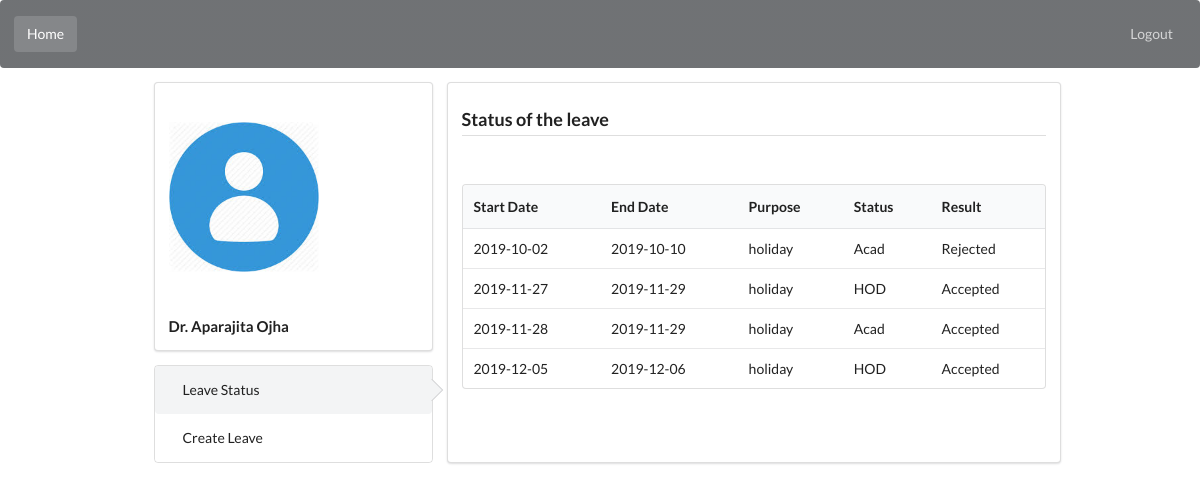
Screenshot of /show_stat_fac.php (signed in) with the database file from the repository.
### tables this page shows
CREATE TABLE IF NOT EXISTS `faculty` (
  `faculty_id` varchar(10) NOT NULL,
  `password` varchar(18) NOT NULL,
  `name` varchar(50) NOT NULL,
  `dept_id` varchar(10) NOT NULL,
  PRIMARY KEY (`faculty_id`),
  KEY `dept_id` (`dept_id`)
);

CREATE TABLE IF NOT EXISTS `application_faculty` (
  `faculty_id` varchar(10) NOT NULL,
  `strdate` date NOT NULL,
  `endate` date NOT NULL,
  `type` varchar(10) NOT NULL,
  `purpose` varchar(20) NOT NULL,
  `status` varchar(10) NOT NULL,
  `result` varchar(10) NOT NULL,
  PRIMARY KEY (`faculty_id`,`strdate`)
);

### show_stat_fac.php (the view, shortened to what this page needs)
<?php
    if(isset($_SESSION['IS_AUTHENTICATED']) && $_SESSION['IS_AUTHENTICATED'] == 1)
    {
        $link = mysqli_connect('localhost', 'root', '');
        $user_id = $_SESSION['USER_ID'];
        $qry = "SELECT name FROM faculty WHERE faculty_id = '$user_id'";
        $result = mysqli_query($link,$qry);
        $count = mysqli_num_rows($result);
        if($count==1){
            $info=mysqli_fetch_array($result);
            $name=$info["name"];
            $query = "Select strdate,endate,type,purpose,status,result From application_faculty Where faculty_id='$user_id'";
            $result = mysqli_query($link,$query);
        }
        echo'<html>
            <head>
                <link rel="stylesheet" type="text/css" href="semantic.min.css">
                <link rel="stylesheet" type="text/css" href="semantic.css">
                <link rel="stylesheet" type="text/css" href="semantic.min.js">
                <link rel="stylesheet" type="text/css" href="semantic.js">
                <script src="https://ajax.googleapis.com/ajax/libs/jquery/3.4.1/jquery.min.js"></script>
                <meta charset="utf-8">
            </head>
            <body onmouseover="change()">
                <div class="ui secondary inverted segment">
                    <div class="ui inverted secondary menu">
                        <a class="active item">
                            Home
                        </a>
                        <a class=" right aligned item" href="/ApplicationTracker/logout.php">
                            Logout
                        </a>
                    </div>
                </div>
                <div class="ui stackable four column grid">
                    <div class="two wide column">
                    </div>
                    <div class="column">
                        <div class="ui segment">
                            <div class="ui small image" style="display:block;">
                                <svg width="150" height="200">
                                    <image xlink:href="14.jpg" x="0" y="0" width="100%" height="100%"></image>
                                </svg>
                                <br>
                                <div>
                                    <h4>'.$name.'</h4>
                                </div>
                            </div>
                        </div>
                        <div class="ui vertical steps" style="display:block;">
                            <a href="/ApplicationTracker/show_stat_fac.php"><div class="ui active step">
                                Leave Status
                            </div></a>
                            <a href="/ApplicationTracker/leave_fac.php"><div class="ui step">
                                Create Leave
                            </div></a>';
        echo	'</div>
                    </div>
                    <div class="ui padded segment eight wide column">
                    <div class="column">
                    <div class="ui dividing header">
                        Status of the leave
                    </div>
                    <br>
            <table class="ui unstackable table"><thead><tr><th>Start Date</th><th>End Date</th><th>Purpose</th><th>Status</th><th>Result</th></thead><tbody>';
        if($result){
            $init=0;
             while($info=mysqli_fetch_array($result)){
                echo '<tr><td>'.$info['strdate'].'</td>
                          <td>'.$info['endate'].'</td>
                          <td>'.$info['purpose'].'</td>
                          <td>'.$info['status'].'</td>
                          <td id= "'.$init.'">'.$info['result'].'</td></tr>';
                          $init += 1;
             }
            }
        echo '</tbody></table>
                </div>
                    </div>
                    <div class="two wide column">
                    </div>
                </div>
                <script>
                    function change()
                    {
                        var k;
                        for(var i = 0; i < 100; i++)
                        {
                            var k = document.getElementById(i.toString(10)).innerHTML;
                            if(k == "pending")
                            {
                                $("#"+i.toString(10)).addClass("ui yellow message");
                            }
                        }
                    }
                </script>
            </body>
        </html>';
     }
 ?>

### rows the page displays
faculty: name "Dr. Aparajita Ojha"
application_faculty: strdate "2019-10-02", endate "2019-10-10", purpose "holiday", status "Acad", result "Rejected"
application_faculty: strdate "2019-11-27", endate "2019-11-29", purpose "holiday", status "HOD", result "Accepted"
application_faculty: strdate "2019-11-28", endate "2019-11-29", purpose "holiday", status "Acad", result "Accepted"
application_faculty: strdate "2019-12-05", endate "2019-12-06", purpose "holiday", status "HOD", result "Accepted"
